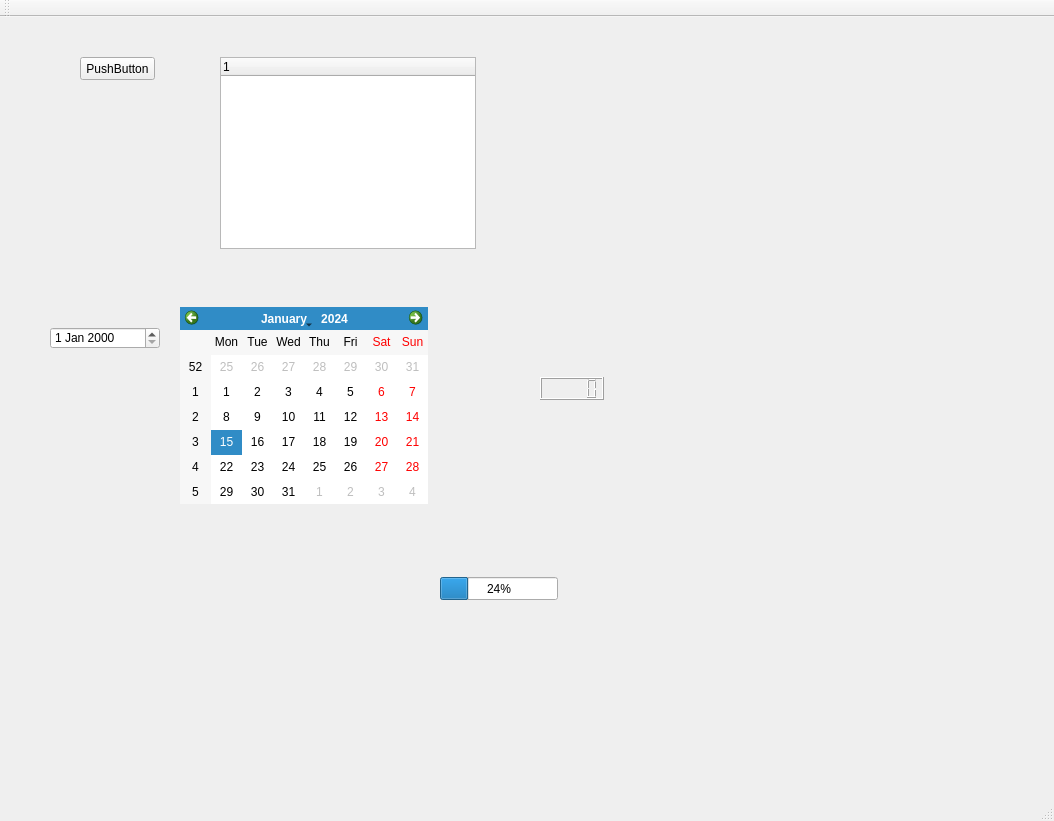
<?xml version="1.0" encoding="UTF-8"?>
<ui version="4.0">
 <class>GenerateUIClass</class>
 <widget class="QMainWindow" name="GenerateUIClass">
  <property name="geometry">
   <rect>
    <x>0</x>
    <y>0</y>
    <width>1054</width>
    <height>821</height>
   </rect>
  </property>
  <property name="windowTitle">
   <string>GenerateUI</string>
  </property>
  <widget class="QWidget" name="centralWidget">
   <widget class="QPushButton" name="pushButton">
    <property name="geometry">
     <rect>
      <x>80</x>
      <y>40</y>
      <width>75</width>
      <height>23</height>
     </rect>
    </property>
    <property name="text">
     <string>PushButton</string>
    </property>
   </widget>
   <widget class="QTreeWidget" name="treeWidget">
    <property name="geometry">
     <rect>
      <x>220</x>
      <y>40</y>
      <width>256</width>
      <height>192</height>
     </rect>
    </property>
    <column>
     <property name="text">
      <string notr="true">1</string>
     </property>
    </column>
   </widget>
   <widget class="QWidget" name="widget" native="true">
    <property name="geometry">
     <rect>
      <x>670</x>
      <y>70</y>
      <width>120</width>
      <height>80</height>
     </rect>
    </property>
   </widget>
   <widget class="QDateEdit" name="dateEdit">
    <property name="geometry">
     <rect>
      <x>50</x>
      <y>310</y>
      <width>110</width>
      <height>22</height>
     </rect>
    </property>
   </widget>
   <widget class="QCalendarWidget" name="calendarWidget">
    <property name="geometry">
     <rect>
      <x>180</x>
      <y>290</y>
      <width>248</width>
      <height>197</height>
     </rect>
    </property>
   </widget>
   <widget class="QLCDNumber" name="lcdNumber">
    <property name="geometry">
     <rect>
      <x>540</x>
      <y>360</y>
      <width>64</width>
      <height>23</height>
     </rect>
    </property>
   </widget>
   <widget class="QProgressBar" name="progressBar">
    <property name="geometry">
     <rect>
      <x>440</x>
      <y>560</y>
      <width>118</width>
      <height>23</height>
     </rect>
    </property>
    <property name="value">
     <number>24</number>
    </property>
   </widget>
  </widget>
  <widget class="QMenuBar" name="menuBar">
   <property name="geometry">
    <rect>
     <x>0</x>
     <y>0</y>
     <width>1054</width>
     <height>23</height>
    </rect>
   </property>
  </widget>
  <widget class="QToolBar" name="mainToolBar">
   <attribute name="toolBarArea">
    <enum>TopToolBarArea</enum>
   </attribute>
   <attribute name="toolBarBreak">
    <bool>false</bool>
   </attribute>
  </widget>
  <widget class="QStatusBar" name="statusBar"/>
 </widget>
 <layoutdefault spacing="6" margin="11"/>
 <resources>
  <include location="GenerateUI.qrc"/>
 </resources>
 <connections/>
</ui>
